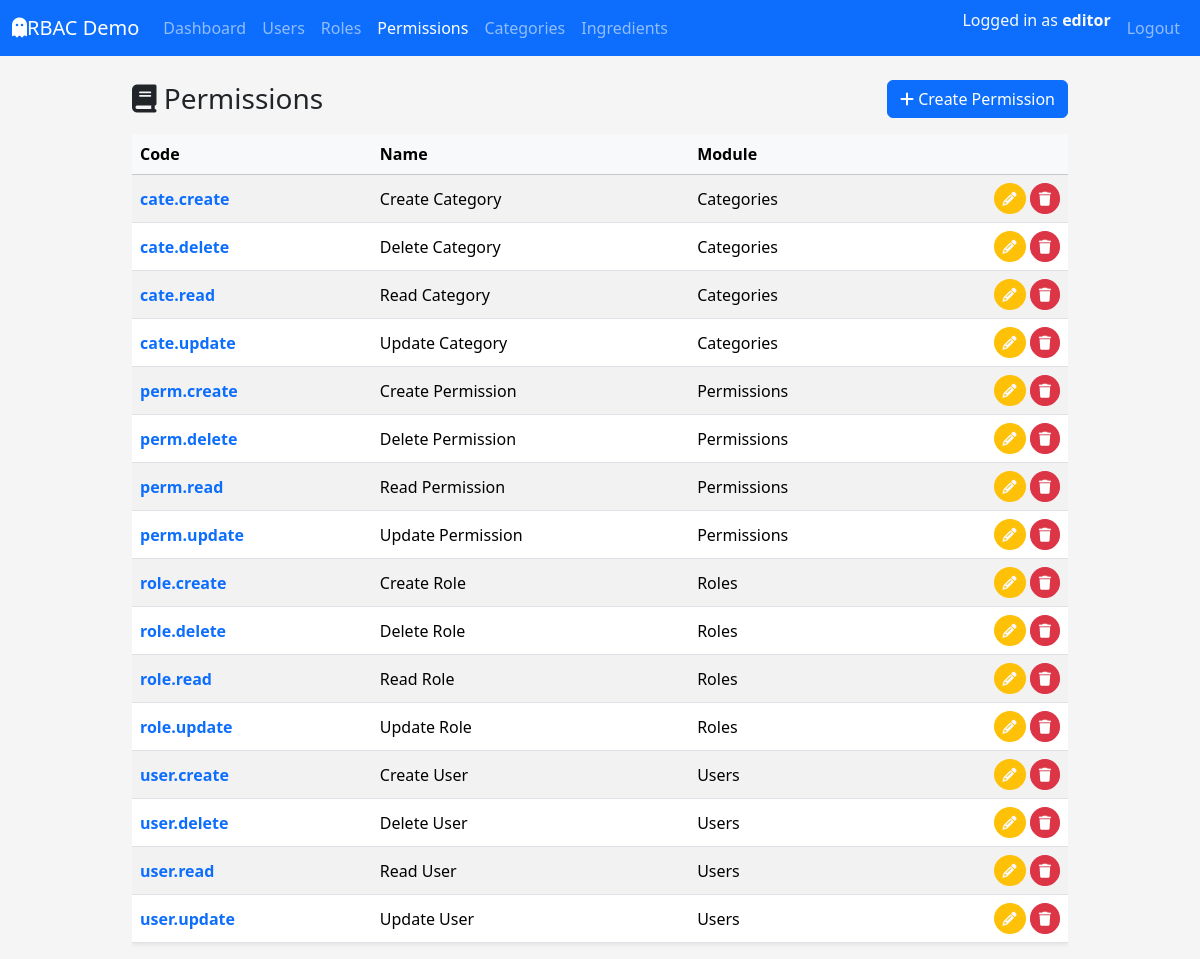
Before: /permissions/ (signed in) with the older database file.
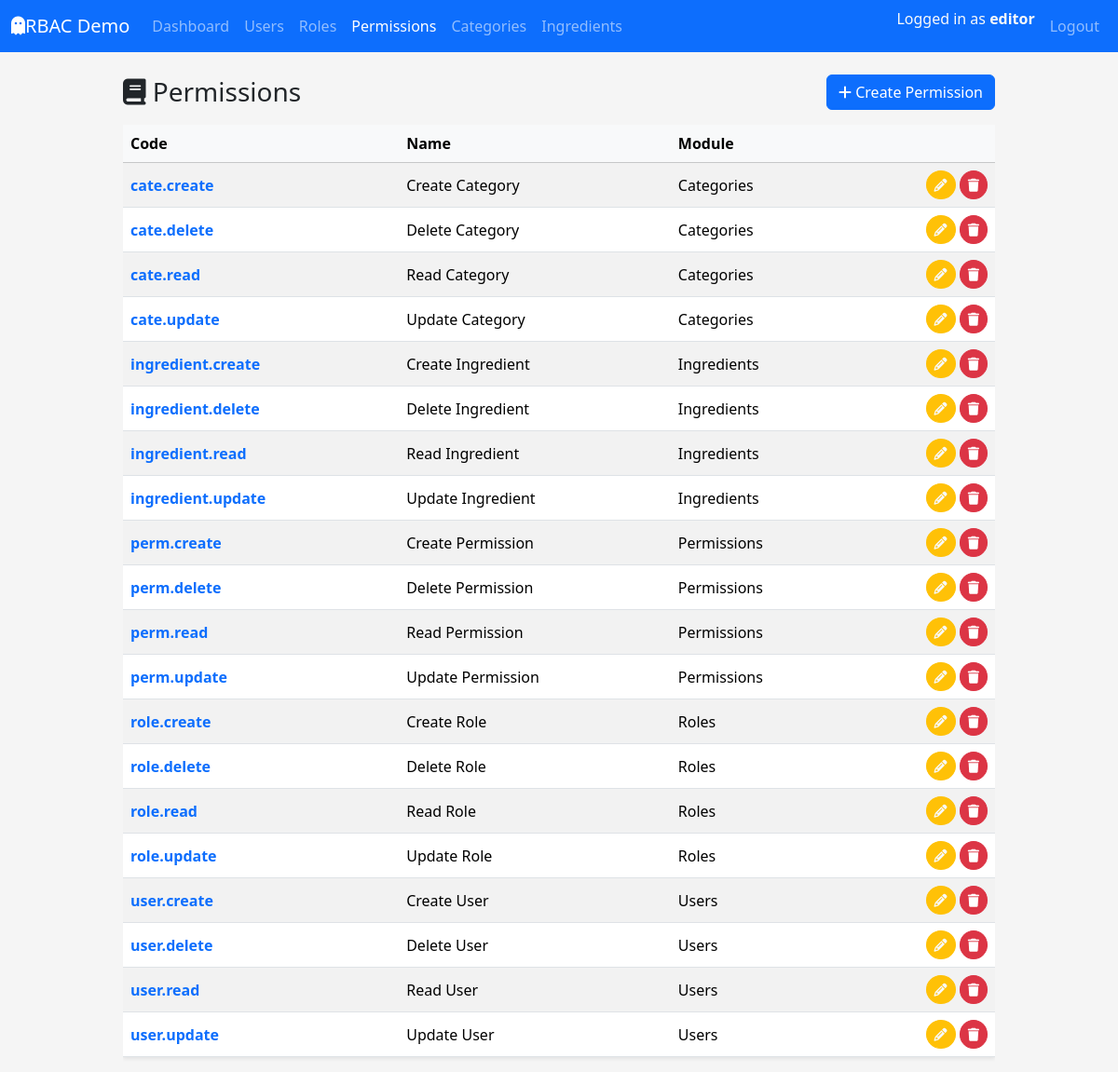
After: the same page with the newer database file.
### app/models/user.py (models this page shows, shortened)
class UserTable(UserMixin,db.Model):
    __tablename__ = "tbl_users"
    id = db.Column(db.Integer, primary_key=True)
    username = db.Column(db.String(80), unique=True, nullable=False)
    email = db.Column(db.String(120), unique=True, nullable=False)
    fullname = db.Column(db.String(120), nullable=False)
    is_active = db.Column(db.Boolean, default=True, nullable=False)
    password_hash = db.Column(db.String(255), nullable=False)
    created_at = db.Column(db.DateTime, default=datetime.utcnow, nullable=False)
    updated_at = db.Column(
        db.DateTime, default=datetime.utcnow, onupdate=datetime.utcnow, nullable=False
    )
    roles = db.relationship("RoleTable", secondary=tbl_user_roles, back_populates="users")
    def get_permission_codes(self) -> set[str]:
        return {perm.code for role in self.roles for perm in role.permissions}
    def has_permission(self, permission_code: str) -> bool:
        return permission_code in self.get_permission_codes()

### app/models/permission.py (models this page shows, shortened)
class PermissionTable(db.Model):
    __tablename__ = "tbl_permissions"
    id = db.Column(db.Integer, primary_key=True)
    code = db.Column(db.String(64), unique=True, nullable=False, index=True)
    name = db.Column(db.String(120), nullable=False)
    description = db.Column(db.String(255))
    module = db.Column(db.String(80), nullable=False, default="General")
    created_at = db.Column(db.DateTime, default=datetime.utcnow, nullable=False)
    updated_at = db.Column(db.DateTime, default=datetime.utcnow,onupdate=datetime.utcnow, nullable=False)
    roles = db.relationship("RoleTable", secondary=tbl_role_permissions, back_populates="permissions")

### app/routes/permission_route.py (the view)
@perm_bp.route('/')
@login_required
@permission_required(Perm.PERM_READ)
def index():
    permissions = PermissionService.get_all_permissions()
    return render_template("permissions/index.html", permissions=permissions)

### app/services/permission_service.py (called while the page is built)
    @staticmethod
    def get_all_permissions() -> List[PermissionTable]:
        return PermissionTable.query.order_by(PermissionTable.code.asc()).all()

### app/templates/permissions/index.html (shortened to what this page needs)
{% extends "layouts/base.html" %}  {% block content %}
<div class="d-flex justify-content-between align-items-center mb-3">
  <h1 class="h3 mb-0"><i class="fa-solid fa-book"></i> Permissions</h1>
  <a href="{{ url_for('tbl_perms.create') }}" class="btn btn-primary"
    ><i class="fa-solid fa-plus"></i> Create Permission</a
  >
</div>
{% if permissions %}
<div class="table-responsive">
  <table
    class="table table-striped  table-hover align-middle shadow-sm"
  >
    <thead class="table-light">
      <tr>
        <th>Code</th>
        <th>Name</th>
        <th>Module</th>
        <th></th>
      </tr>
    </thead>
    <tbody>
      {% for perm in permissions %}
      <tr>
        <td>
          <a
            href="{{ url_for('tbl_perms.detail', permission_id=perm.id) }}"
            class="text-decoration-none fw-semibold"
            >{{ perm.code }}</a
          >
        </td>
        <td>{{ perm.name }}</td>
        <td>{{ perm.module }}</td>
        <td class="text-end">
          <a
            href="{{ url_for('tbl_perms.edit', permission_id=perm.id) }}"
            class="btn btn-sm btn-warning rounded-circle text-light"
            title="Edit"
            ><i class="fa-solid fa-pencil"></i
          ></a>
          <a
            href="{{ url_for('tbl_perms.delete_confirm', permission_id=perm.id) }}"
            class="btn btn-sm btn-danger rounded-circle"
            title="Delete"
            ><i class="fa-solid fa-trash"></i
          ></a>
        </td>
      </tr>
      {% endfor %}
    </tbody>
  </table>
</div>
{% else %}
<div class="alert alert-info">
  No permission found.
  <a href="{{ url_for('tbl_perms.create') }}">Create the first permission</a>
</div>
{% endif %}
{% endblock %}

### app/templates/layouts/base.html (shortened to what this page needs)
<!doctype html>
<html lang="en">
  <head>
    <link
      href="https://cdn.jsdelivr.net/npm/bootstrap@5.3.8/dist/css/bootstrap.min.css"
      rel="stylesheet"
    />
    <link
      rel="stylesheet"
      href="{{ url_for('static', filename='css/style.css') }}"
    />
  </head>
  <body>
    <nav class="navbar navbar-expand-lg navbar-dark bg-primary mb-4">
      <div class="container-fluid">
        <a class="navbar-brand" href="#">
          <i class="fa-solid fa-ghost"></i>RBAC Demo
        </a>
        <div class="collapse navbar-collapse" id="navbarMain">
          <ul class="navbar-nav me-auto mb-2 mb-lg-0">
            <li class="nav-item">
              <a
                class="nav-link {% if request.blueprint == 'dashboard' %}active{% endif %}"
                href="{{ url_for('dashboard.index') }}"
                >Dashboard</a
              >
            </li>
            {% if current_user.is_authenticated and
            current_user.has_permission(perm.USER_READ) %}
            <li class="nav-item">
              <a
                class="nav-link {% if request.blueprint == 'tbl_users' %}active{% endif %}"
                href="{{ url_for('tbl_users.index') }}"
                >Users</a
              >
            </li>
            {% endif %}
            {% if current_user.is_authenticated and
            current_user.has_permission(perm.ROLE_READ) %}
            <li class="nav-item">
              <a
                class="nav-link {% if request.blueprint == 'tbl_roles' %}active{% endif %}"
                href="{{ url_for('tbl_roles.index') }}"
                >Roles</a
              >
            </li>
            {% endif %}
            {% if current_user.is_authenticated and
            current_user.has_permission(perm.PERM_READ) %}
            <li class="nav-item">
              <a
                class="nav-link {% if request.blueprint == 'tbl_perms' %}active{% endif %}"
                href="{{ url_for('tbl_perms.index') }}"
                >Permissions</a
              >
            </li>
            {% endif %}
            {% if current_user.is_authenticated and current_user.has_permission(perm.CATE_READ)%}
            <li class="nav-item">
              <a
                class="nav-link {% if request.blueprint == 'tbl_cate' %}active{% endif %}"
                href="{{ url_for('tbl_cate.index') }}"
                >Categories</a
              >
            </li>
            {% endif %}
            {% if current_user.is_authenticated %}
            <li class="nav-item">
              <a
                class="nav-link {% if request.blueprint == 'tbl_ingredient' %}active{% endif %}"
                href="{{ url_for('tbl_ingredient.index') }}"
                >Ingredients</a
              >
            </li>
            {% endif %}
          </ul>
          <ul class="navbar-nav ms-auto mb-2 mb-lg-0">
            {% if current_user.is_authenticated %}
            <li class="nav-item">
              <span class="navbar-text me-2 text-light">
                Logged in as <strong>{{ current_user.username }}</strong>
              </span>
            </li>
            <li class="nav-item">
              <a href="{{ url_for('auth.logout') }}" class="nav-link">Logout</a>
            </li>
            {% else %}
            <li class="nav-item">
              <a href="{{ url_for('auth.login') }}" class="nav-link">Login</a>
            </li>
            {% endif %}
          </ul>
        </div>
      </div>
    </nav>
    <main class="container">
       {% block content %}{% endblock %}
    </main>
  </body>
</html>

### app/static/css/style.css (style rules this page uses)
body { background-color: #f5f5f5; }
main.container { max-width: 960px; }
.table td, .table th { vertical-align: middle; }

Changed rows visible on the page:
added PermissionTable: code "ingredient.create", name "Create Ingredient", module "Ingredients"
added PermissionTable: code "ingredient.delete", name "Delete Ingredient", module "Ingredients"
added PermissionTable: code "ingredient.read", name "Read Ingredient", module "Ingredients"
added PermissionTable: code "ingredient.update", name "Update Ingredient", module "Ingredients"
